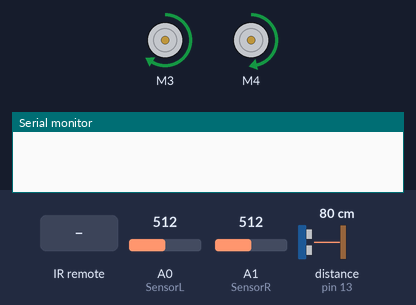
The sketch below on a simulated Arduino Uno, built with avr-gcc and run on an emulated ATmega328P. On the bench: 2 × DC motor (green arrow = forward, orange = backward, longer = faster), the last lines printed to the serial monitor. The inputs (shaded band) are chosen by the test bench; at power-on: A0 (SensorL) = 512, A1 (SensorR) = 512, distance to the obstacle (sensor on pin 13) 80 cm.

Above: at 1.2 s.
1.3 s: infrared code 0xFA05FB04 received
At 2.1 s:
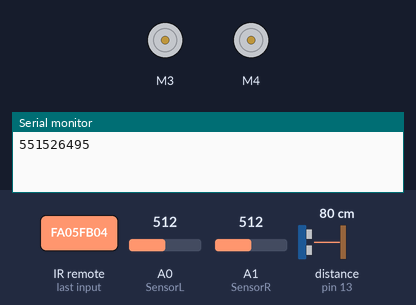
Timing chart, 0 to 4.3 s (numbered marks = the images above; inputs shaded):
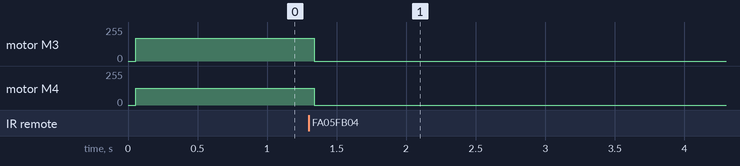

The sketch:

Code_Proj.ino
```cpp
//Importar bibliotecas para cada um dos componentes-chave do robô
#include <AFMotor.h> //Biblioteca com funções para utilizar nos motores
#include <IRremote.h> //Biblioteca com funções para utilizar com o recetor e o comando IV
#include <NewPing.h> //Biblioteca com funções para utilizar com os sonares

//Definir o detetor de obstáculos do robô
NewPing Sonar(13, 13, 200);

//Pinos dos fotodíodos
int SensorR = A1;
int SensorL = A0;

//Variáveis para guardar a informação recebida pelos fotodíodos
int dadosR;
int dadosL;

int IR_Receiver = 2; //Pino recetor do sensor IV
IRrecv irrecv(IR_Receiver); //Criar uma variável para "ler" os códigos IV emitidos pelo comando...
decode_results results; //... e uma para armazenar o valor descodificado
long unsigned int mode; //Armazenador temporário do código lido pelo sensor IV

//Definir os motores do robô
AF_DCMotor motorL(3);
AF_DCMotor motorR(4);

//variáveis que armazenam o valor do código dos botões correspondentes às diferentes ações do robô
const long int seguir_fonte = 4194695940; //Botão CH ^
const long int detetar_obs = 2790914820; //Botão CH v

void setup() {
  //DEBUG: preparar o monitor série para mostrar a informação lida
  Serial.begin(9600);

  //Definir as velocidades dos motores
  motorL.setSpeed(170);
  motorR.setSpeed(125);

  IrReceiver.begin(IR_Receiver, ENABLE_LED_FEEDBACK); //Ativar o sensor de infravermelhos

  mode = seguir_fonte; //Preparar o robô para seguir a fonte de luz, por defeito
}

void loop()
{
  delay(50); //Um pequeno intervalo entre cada iteração do programa principal

  float dist = Sonar.ping_cm(); //Distância medida pelo sonar

  //Valores lidos pelos fotodíodos
  dadosR = analogRead(SensorR);
  dadosL = analogRead(SensorL);

  //DEBUG: Mostrar os valores lidos pelos sensores no monitor série
  /*Serial.print("Sensor Esquerdo: ");
  Serial.print(dadosL);
  Serial.print(", Sensor Direito: ");
  Serial.print(dadosR);
  Serial.print(", Distância medida: ");
  Serial.println(dist);*/

  //Receção e leitura de dados infravermelhos
  if (IrReceiver.decode()) //Se for recebida alguma informação, descodifica-se, ...
  {
    long int deCode = IrReceiver.decodedIRData.decodedRawData; //... e armazena-se a informação descodificada numa variável long int
    Serial.println(IrReceiver.decodedIRData.decodedRawData); //DEBUG: Verificar se estão a ser recebidos os códigos corretos
    IrReceiver.resume(); //Continuar a captura de sinais IV...

    //... ignorando o código de repetição do comando...
    if(deCode != 0)
    {
      mode = deCode; //... e armazenando o código pretendido na variável definida anteriormente
    }
  }

  //Diferentes ações requerem diferentes botões, logo...
  //... caso se pretenda que o robô detete e evite obstáculos...
  if(mode == detetar_obs)
  {
    //Ele anda em frente...
    motorL.run(FORWARD);
    motorR.run(FORWARD);

    if(dist < 10) //... até se detetar algo a 10 cm ou menos do sonar...
    {
      Serial.println("OBSTÁCULO DETETADO!");
      Serial.println("VIRAR!");

      //... e ele desvia-se
      motorL.run(RELEASE);
      motorR.run(FORWARD);
    }
  }

  //Caso se queira que ele siga uma fonte de luz...
  else if(mode == seguir_fonte)
  {
    if((dadosL > 650 && dadosR > 650) || (dadosL < 450 && dadosR < 450)) //Caso a fonte de luz se encontre muito próxima ou distante dos sensores...
    {
      //... o robô imobiliza-se
      motorL.run(RELEASE);
      motorR.run(RELEASE);
    }
    //Caso a fonte de luz se encontre mais próxima de um dos sensores, o robô vira-se para essa direção
    else if(dadosR - dadosL >= 150)
    {
      motorR.run(FORWARD);
      motorL.run(RELEASE);
    }
    else if(dadosL - dadosR >= 150)
    {
      motorL.run(FORWARD);
      motorR.run(RELEASE);
    }
    //Se nenhuma das condições anteriores se aplicar...
    else
    {
      //...o robô move-se em frente
      motorL.run(FORWARD);
      motorR.run(FORWARD);
    }
  }
  else //Caso se pressione algum outro botão do comando, o robô imobiliza-se
  {
    motorL.run(RELEASE);
    motorR.run(RELEASE);
  }
}
```

Measured:
- after the input at 1.3 s, motor M3: forward 170/255 → stopped at once; motor M4: forward 125/255 → stopped at once
